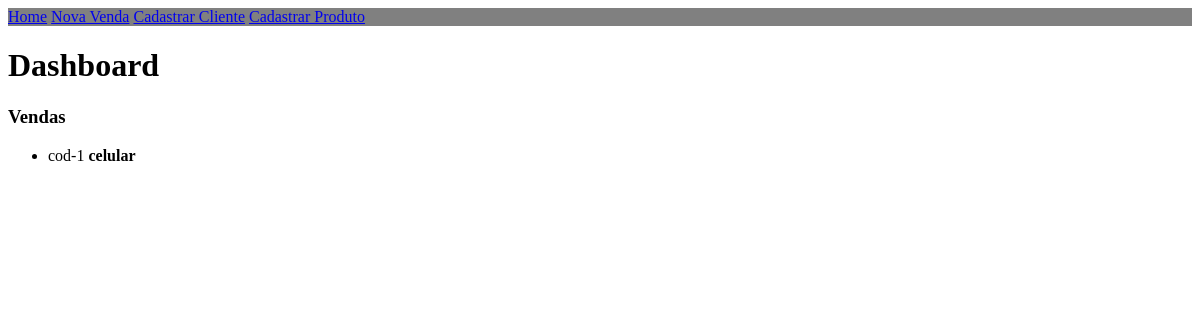
The app's page /dashboard, older data.
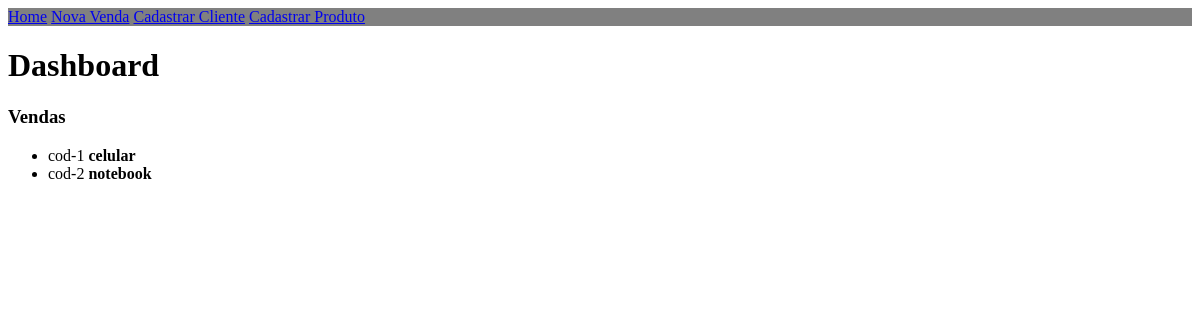
The same page, newer data.
### app_vendas/models.py (models this page shows, shortened)
class Venda(models.Model):
    cod_venda = models.IntegerField(primary_key=True, blank=True)
    cliente = models.ForeignKey(Cliente, on_delete=models.CASCADE)
    produtos = models.ForeignKey(Produto, on_delete=models.CASCADE)
    observacao = models.TextField(default=None, blank=True)
    class TipoPagamento(models.TextChoices):
        visa = 'VIsa', 'Visa'
        boleto = 'Boleto', 'Boleto'
        master = 'Mastercard', 'Mastercard'
    tipo_pagamento = models.CharField(max_length=10, choices=TipoPagamento.choices, default='Visa',
                                      verbose_name='Meio de Pagamento')

class Produto(models.Model):
    cod_produto = models.IntegerField(primary_key=True, blank=True)
    titulo = models.CharField(max_length=20, default='Titulo')
    descricao_produto = models.TextField(default='Descreva o Produto')
    preco = models.DecimalField(max_digits=7, decimal_places=2, default=0, unique=True)
    def __str__(self):
        return self.titulo

### app_vendas/views.py (the view)
# urls.py: path('dashboard', dashboard, name='dashboard'),
def dashboard(request):
    dados = {}
    dados['vendas'] = Venda.objects.all()
    return render(request, 'dashboard.html', dados)

### app_vendas/templates/dashboard.html (shortened to what this page needs)
<!doctype html>
<html lang="ept-BR">
<head>
</head>
<body>
<div class="topnav">
  <a href="/">Home</a>
  <a href="nova_venda">Nova Venda</a>
  <a href="cadastro_cliente">Cadastrar Cliente</a>
  <a href="cadastro_produto">Cadastrar Produto</a>
</div>
<h1>Dashboard</h1>
<h3>Vendas</h3>
<ul>
    {% for venda in vendas %}
    <li>cod-{{ venda.cod_venda }}     <b>{{ venda.produtos }} </b></li>
    {% endfor %}
</ul>
</body>
</html>

Row changes from the older to the newer data that the page shows:
added Venda: cod_venda "2", produtos "notebook"
